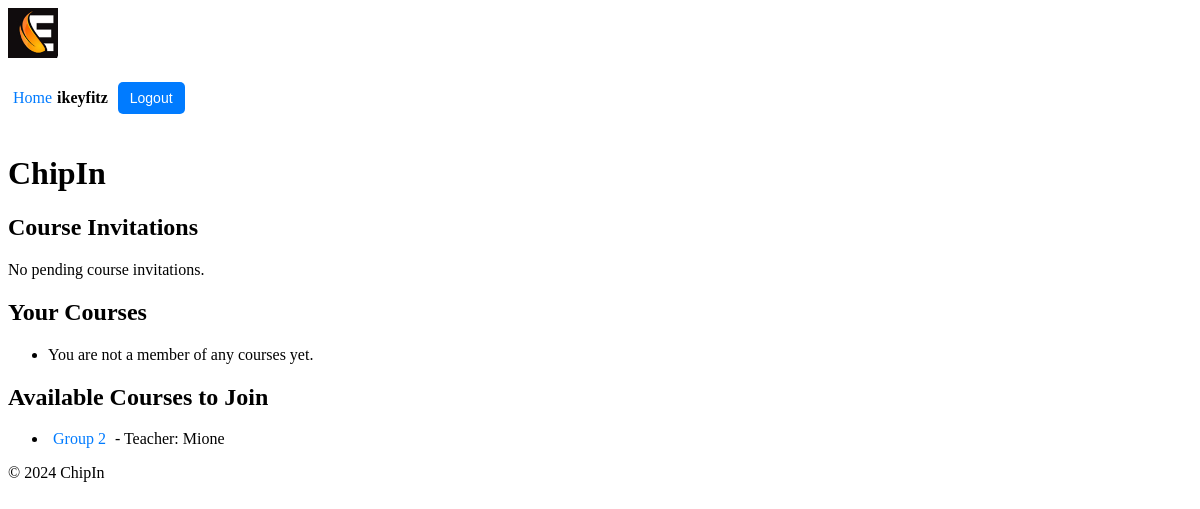
Before: /chipin/ (signed in) with the older database file.
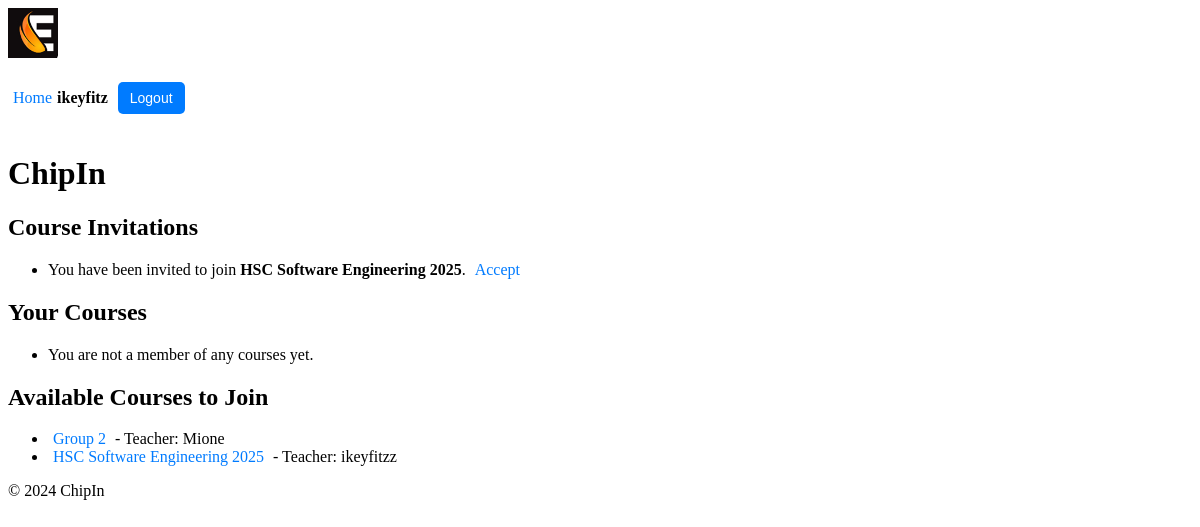
After: the same page with the newer database file.
### users/models.py (models this page shows, shortened)
class Profile(models.Model):
    user = models.OneToOneField(User, on_delete=models.CASCADE)
    first_name = models.CharField(max_length=30)
    surname = models.CharField(max_length=30)
    nickname = models.CharField(max_length=30, unique=True, null=False, blank=False)
    max_spend = models.DecimalField(max_digits=10, decimal_places=2, default=100.00)  # max spend
    balance = models.DecimalField(max_digits=10, decimal_places=2, default=100.00)  # users balance
    is_teacher = models.BooleanField(default=False) # users permissions (teacher/student)

### chipin/models.py (models this page shows, shortened)
class Group(models.Model):
    name = models.CharField(max_length=100)
    admin = models.ForeignKey(User, on_delete=models.CASCADE, related_name='admin_groups')
    members = models.ManyToManyField(User, related_name='group_memberships', blank=True)
    invited_users = models.ManyToManyField(User, related_name='pending_invitations', blank=True)

### chipin/views.py (the view)
# urls.py: path("", views.home, name="home"),
@login_required
def home(request):
    user = request.user
    pending_invitations = user.pending_invitations.all() # Get pending group invitations for the current user
    user_groups = user.group_memberships.all()  # Get groups the user is a member of
    user_join_requests = GroupJoinRequest.objects.filter(user=user)  # Get join requests sent by the user
    available_groups = Group.objects.exclude(members=user).exclude(join_requests__user=user) # Get groups the user is not a member of and the user has not requested to join
    context = {
        'pending_invitations': pending_invitations,
        'user_groups': user_groups,
        'user_join_requests': user_join_requests,
        'available_groups': available_groups
    }
    return render(request, 'chipin/home.html', context)

### chipin/context_processors.py (called while the page is built)
def user_profile(request):
    if request.user.is_authenticated:
        try:
            return {'nickname': request.user.profile.nickname}
        except Profile.DoesNotExist:
            return {'nickname': request.user.username}  # Fallback to username if no profile exists
    return {}

### chipin/templates/chipin/home.html (shortened to what this page needs)
{% extends 'chipin/base.html' %}
{% load static %}
{% block content %}
    <h1>ChipIn</h1>
    <h2>Course Invitations</h2>
    <div class="invitation-notification">
        {% if pending_invitations %}
            <ul>
                {% for group in pending_invitations %}
                    <li>
                        You have been invited to join <strong>{{ group.name }}</strong>.
                        <a href="{% url 'chipin:accept_invite' group.id %}?user_id={{ request.user.id }}">Accept</a>
                    </li>
                {% empty %}
                    <li>No pending course invitations.</li>
                {% endfor %}
            </ul>
        {% else %}
            <p>No pending course invitations.</p>
        {% endif %}
    </div>
    <h2>Your Courses</h2>
    <ul>
        {% for group in user.group_memberships.all %}
        <li>
            <a href="{% url 'chipin:group_detail' group.id %}">{{ group.name }}</a>
            {% if group.admin == request.user %}
                <a href="{% url 'chipin:delete_group' group.id %}" onclick="return confirm('Are you sure you want to delete this course?');">Delete</a>
            {% else %}
                <a href="{% url 'chipin:leave_group' group.id %}" onclick="return confirm('Are you sure you want to leave this course?');">Leave</a>
            {% endif %}
        </li>
        {% empty %}
        <li>You are not a member of any courses yet.</li>
        {% endfor %}
    </ul>
    <h2>Available Courses to Join</h2>
    <ul>
        {% for group in available_groups %}
        <li>
            <a href="{% url 'chipin:group_detail' group.id %}">{{ group.name }}</a>
            <span>- Teacher: {{ group.admin.profile.nickname }}</span>
        </li>
        {% empty %}
        <li>No Courses available to join.</li>
        {% endfor %}
    </ul>
{% endblock %}

### chipin/templates/chipin/base.html (shortened to what this page needs)
{% load static %}
<!DOCTYPE html>
<html lang="en">
<head>
    <link rel="stylesheet" href="{% static 'chipin/styles.css' %}">
</head>
<body>
    <header>
        <div class="logo">
            <img src="{% static 'chipin/logo_90.jpg' %}" alt="ChipIn Logo">
        </div>
        <div class="user-info">
            {% if request.user.is_authenticated %}
                <a href="{% url 'chipin:home' %}">Home</a> <span>{{ request.user.profile.nickname }}</span>
                <form action="{% url 'users:logout' %}" method="post">
                    <button type="submit">Logout</button>
                </form>
            {% else %}
                <a href="{% url 'users:teacher_login' %}">Teacher Login</a> <a href="{% url 'users:login' %}">Student Login</a> <a href="{% url 'users:register' %}">Student Register</a>
            {% endif %}
        </div>
    </header>
    <main>
        {% block content %}
        {% endblock %}
    </main>
    <footer>
        <p>&copy; 2024 ChipIn</p>
    </footer>
</body>
</html>

### chipin/static/chipin/styles.css (style rules this page uses)
.logo img { max-height: 50px; }
.user-info { display: flex; align-items: center; font-size: 16px; }
.user-info span { margin-right: 10px; font-weight: bold; }
.user-info button { background-color: #007BFF; color: white; border: none; padding: 8px 12px; cursor: pointer; border-radius: 5px; font-size: 14px; }
button { background-color: #28a745; color: white; border: none; padding: 10px 15px; cursor: pointer; border-radius: 5px; font-size: 14px; margin-top: 20px; margin-bottom: 20px; }
a { color: #007BFF; text-decoration: none; padding: 5px }

Changed rows visible on the page:
added Group: name "HSC Software Engineering 2025", admin.profile.nickname "ikeyfitzz"
Other visible differences:
text no longer shown: "No pending course invitations."
